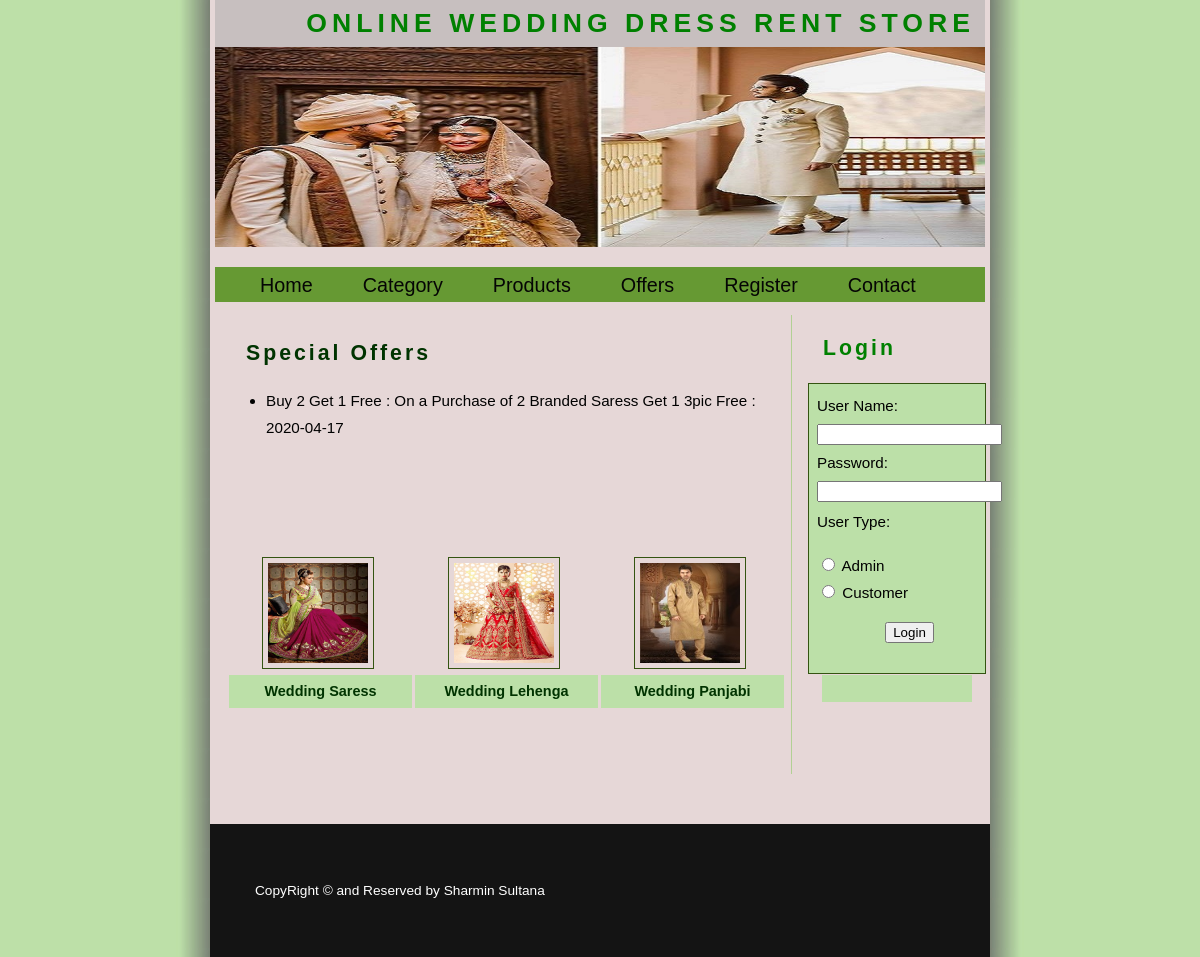
Page /Offers.php on the committed database.
### tables this page shows
CREATE TABLE IF NOT EXISTS `offer_master` (
  `OfferId` int(11) NOT NULL AUTO_INCREMENT,
  `Offer` varchar(50) NOT NULL,
  `Detail` varchar(200) NOT NULL,
  `Valid` date NOT NULL,
  PRIMARY KEY (`OfferId`)
);

### Offers.php (the view, shortened to what this page needs)
<!DOCTYPE html PUBLIC "-//W3C//DTD XHTML 1.0 Transitional//EN" "http://www.w3.org/TR/xhtml1/DTD/xhtml1-transitional.dtd">
<html xmlns="http://www.w3.org/1999/xhtml">
<head>
<link href="style.css" rel="stylesheet" type="text/css" />
</head>
<body>
<div id="wrapper">
  <?php
  include "Header.php";
  ?>
  <div id="content">
    <h2><span style="color:#003300"> Special Offers</span></h2>
    <ul>
      <?php
$con = mysql_connect("localhost","root");
$sql = "select * from Offer_Master";
$result = mysql_query($sql,$con);
while($row = mysql_fetch_array($result))
{
$Offer=$row['Offer'];
$Detail=$row['Detail'];
$Valid=$row['Valid'];
?>
        <li style="color:black"><?php echo $Offer;?> : <?php echo $Detail;?>: <?php echo $Valid;?></li>
      <?php
}
?>
    </ul>
    <p align="justify">&nbsp;</p>
    <table width="100%" border="0" cellspacing="3" cellpadding="3">
      <tr>
        <td>&nbsp;</td>
        <td>&nbsp;</td>
        <td>&nbsp;</td>
      </tr>
     <tr>
        <td><p><img src="img/Saress.jpg" alt="box" width="100" height="100" hspace="10" align="left" class="imgleft" title="box" /></p></td>
        <td><p><img src="img/Lehenga.jpg" alt="box" width="100" height="100" hspace="10" align="left" class="imgleft" title="box" /></p></td>
        <td><p><img src="img/Panjabi.jpg" alt="box" width="100" height="100" hspace="10" align="left" class="imgleft" title="box" /></p></td>
      </tr>
      <tr>
        <td height="26" bgcolor="#BCE0A8"><div align="center" class="style9">Wedding Saress</div></td>
        <td bgcolor="#BCE0A8"><div align="center" class="style9">Wedding Lehenga</div></td>
        <td bgcolor="#BCE0A8"><div align="center" class="style9">Wedding Panjabi</div></td>
      </tr>
    </table>
    <p>&nbsp;</p>
  </div>
 <?php
 include "Right.php";
 ?>
   <?php
 include "Footer.php";
 ?>
</div>
</body>
</html>

### style.css (style rules this page uses)
body { margin : 0; padding : 0; text-align : left; font : 95% "Trebuchet MS", verdana, arial, sans-serif; line-height : 1.8em; background : rgb(190, 190, 188) url(img/bg.jpg) top center repeat-y; color : rgb(14, 13, 13); }
#wrapper { position : relative; width : 780px; margin-right : auto; margin-left : auto; padding : 0; border : 0px solid rgb(185, 221, 185); background : rgb(230, 215, 215); }
#content { width : 560px; float : left; margin-top : 0; margin-left : 11px; padding : 5px; border-right : 1px solid #b2d094; }
#content p { padding : 0 20px; }
h2 { margin : 20px; font-size : 140%; letter-spacing : 3px; background : inherit; color : green; }
.imgleft { float : left; border : 1px solid #345411; padding : 5px; margin-right : 15px; }

### rows in the picture
offer_master: Offer "Buy 2 Get 1 Free", Detail "On a Purchase of 2 Branded Saress Get 1 3pic Free", Valid "2020-04-17"
